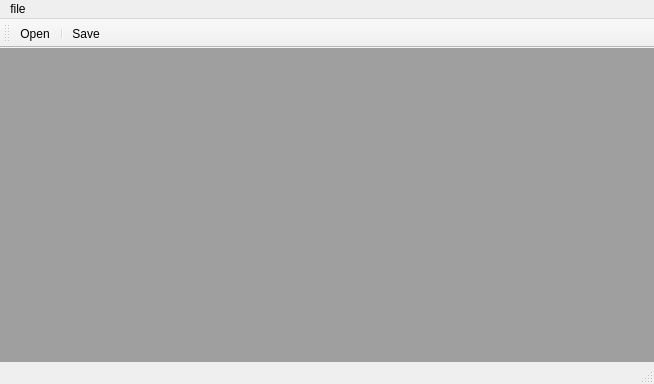
<?xml version="1.0" encoding="UTF-8"?>
<ui version="4.0">
 <class>MainWindow</class>
 <widget class="QMainWindow" name="MainWindow">
  <property name="geometry">
   <rect>
    <x>0</x>
    <y>0</y>
    <width>654</width>
    <height>384</height>
   </rect>
  </property>
  <property name="windowTitle">
   <string>MainWindow</string>
  </property>
  <widget class="QWidget" name="centralwidget">
   <layout class="QHBoxLayout" name="horizontalLayout">
    <property name="leftMargin">
     <number>0</number>
    </property>
    <property name="topMargin">
     <number>0</number>
    </property>
    <property name="rightMargin">
     <number>0</number>
    </property>
    <property name="bottomMargin">
     <number>0</number>
    </property>
    <item>
     <widget class="QMdiArea" name="mdiArea"/>
    </item>
   </layout>
  </widget>
  <widget class="QMenuBar" name="menubar">
   <property name="geometry">
    <rect>
     <x>0</x>
     <y>0</y>
     <width>654</width>
     <height>17</height>
    </rect>
   </property>
   <widget class="QMenu" name="menufile">
    <property name="title">
     <string>file</string>
    </property>
    <addaction name="actionNew"/>
    <addaction name="actionSave_ad"/>
    <addaction name="separator"/>
    <addaction name="actionQuit"/>
   </widget>
   <addaction name="menufile"/>
  </widget>
  <widget class="QStatusBar" name="statusbar"/>
  <widget class="QToolBar" name="toolBar">
   <property name="windowTitle">
    <string>toolBar</string>
   </property>
   <attribute name="toolBarArea">
    <enum>TopToolBarArea</enum>
   </attribute>
   <attribute name="toolBarBreak">
    <bool>false</bool>
   </attribute>
   <addaction name="actionOpen"/>
   <addaction name="separator"/>
   <addaction name="actionSave"/>
  </widget>
  <action name="actionNew">
   <property name="icon">
    <iconset theme="address-book-new"/>
   </property>
   <property name="text">
    <string>New</string>
   </property>
  </action>
  <action name="actionOpen">
   <property name="text">
    <string>Open</string>
   </property>
  </action>
  <action name="actionSave">
   <property name="text">
    <string>Save</string>
   </property>
  </action>
  <action name="actionSave_ad">
   <property name="text">
    <string>Save ad</string>
   </property>
  </action>
  <action name="actionQuit">
   <property name="text">
    <string>Quit</string>
   </property>
  </action>
 </widget>
 <resources/>
 <connections>
  <connection>
   <sender>actionNew</sender>
   <signal>triggered()</signal>
   <receiver>mdiArea</receiver>
   <slot>activateNextSubWindow()</slot>
   <hints>
    <hint type="sourcelabel">
     <x>-1</x>
     <y>-1</y>
    </hint>
    <hint type="destinationlabel">
     <x>326</x>
     <y>199</y>
    </hint>
   </hints>
  </connection>
 </connections>
</ui>
